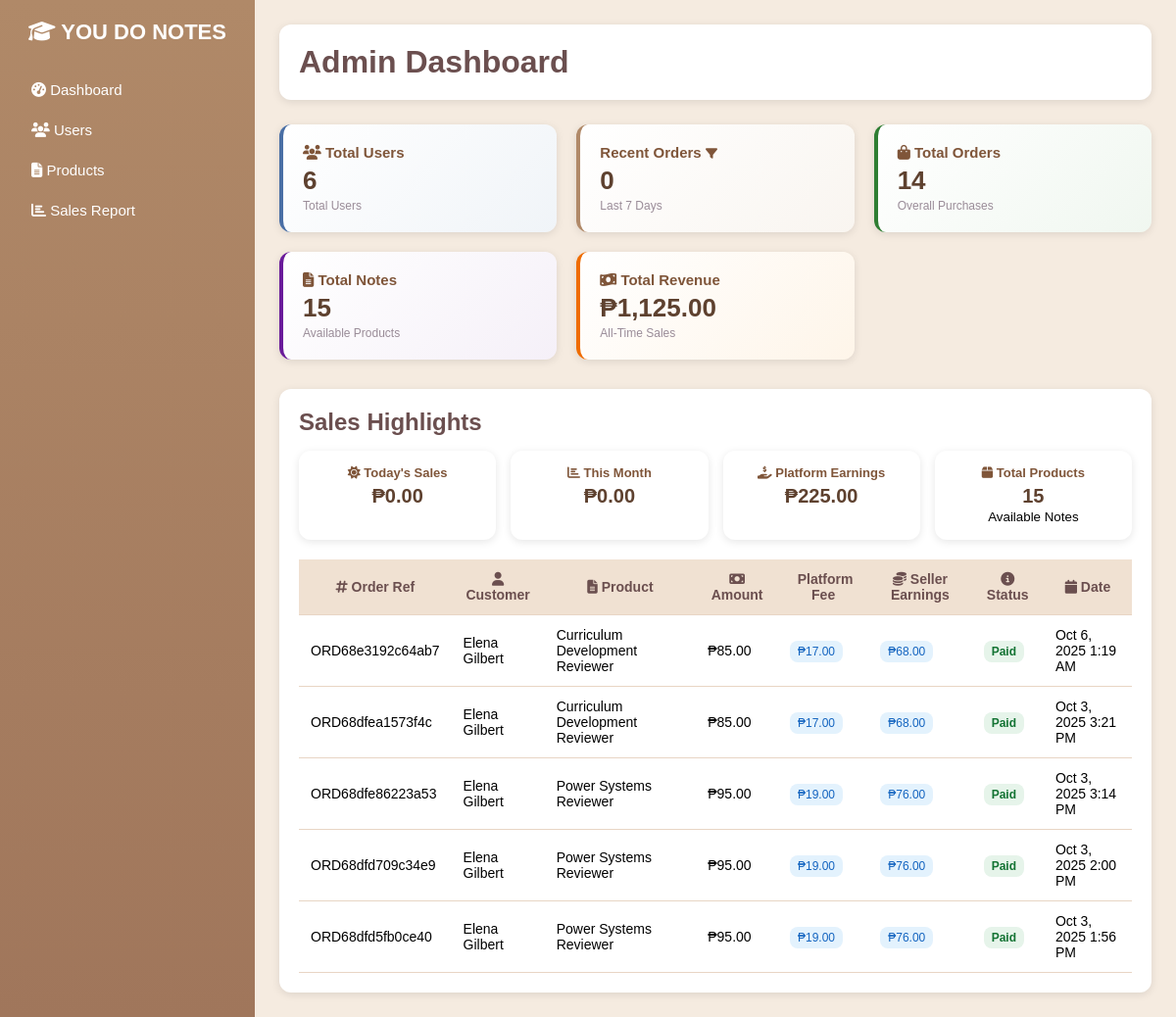
The page /admin_dashboard.php on the database as committed earlier.
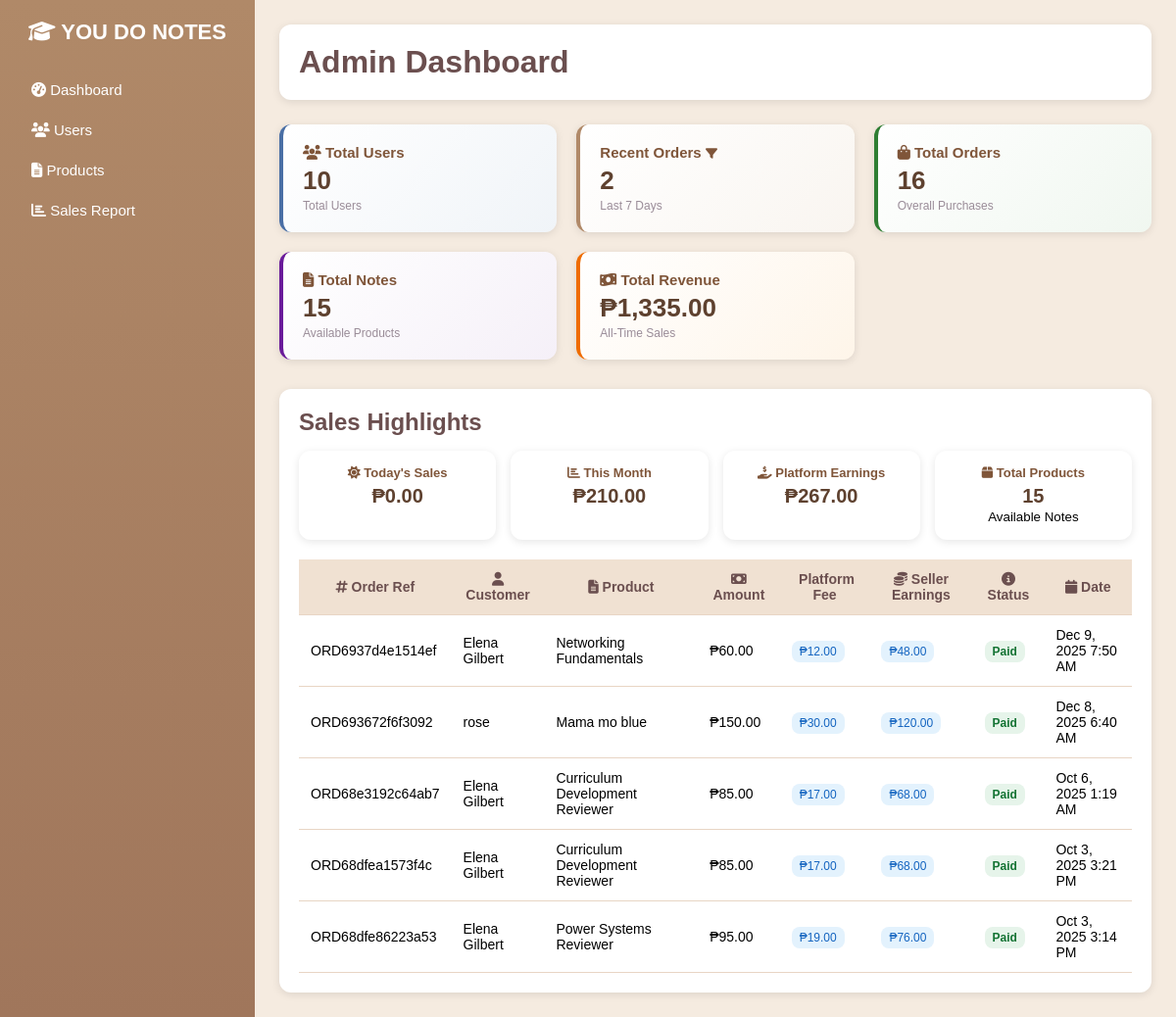
The same page on the database as committed later.
### tables this page shows
CREATE TABLE `orders` (
  `id` int(11) NOT NULL,
  `user_id` int(11) DEFAULT NULL,
  `product_id` int(11) DEFAULT NULL,
  `status` varchar(50) DEFAULT NULL,
  `created_at` timestamp NULL DEFAULT current_timestamp(),
  `quantity` int(11) DEFAULT 1,
  `total_amount` decimal(10,2) DEFAULT NULL,
  `payment_method` varchar(50) DEFAULT NULL,
  `payment_status` varchar(20) DEFAULT 'Pending',
  `gcash_number` varchar(20) DEFAULT NULL,
  `seller_id` int(11) DEFAULT NULL,
  `platform_commission` decimal(10,2) DEFAULT NULL,
  `seller_earnings` decimal(10,2) DEFAULT NULL,
  `order_ref` varchar(100) DEFAULT NULL
);

CREATE TABLE `users` (
  `id` int(11) NOT NULL,
  `name` varchar(100) DEFAULT NULL,
  `email` varchar(100) DEFAULT NULL,
  `password` varchar(255) DEFAULT NULL,
  `address` varchar(255) DEFAULT NULL,
  `contact` varchar(20) DEFAULT NULL,
  `role` enum('admin','user') NOT NULL DEFAULT 'user',
  `pin` varchar(20) NOT NULL,
  `gcash_number` int(20) DEFAULT NULL,
  `paymaya_number` int(20) DEFAULT NULL,
  `payment_method` enum('GCash','PayMaya') DEFAULT 'GCash',
  `balance` decimal(10,2) DEFAULT 0.00,
  `loyalty_points` int(11) DEFAULT 0,
  `total_spent` decimal(10,2) DEFAULT 0.00,
  `member_tier` enum('Bronze','Silver','Gold','Platinum') DEFAULT 'Bronze'
);

CREATE TABLE `products` (
  `id` int(11) NOT NULL,
  `title` varchar(100) DEFAULT NULL,
  `description` text DEFAULT NULL,
  `price` decimal(10,2) DEFAULT NULL,
  `seller_email` varchar(255) NOT NULL,
  `course` varchar(100) NOT NULL,
  `file_path` varchar(255) DEFAULT NULL,
  `note_link` varchar(500) DEFAULT NULL,
  `status` varchar(20) DEFAULT 'pending'
);

### admin_dashboard.php (the view, shortened to what the changed rows need)
<?php
include("config.php");
$time_filter = $_GET['filter'] ?? null;
$selected_month = $_GET['month'] ?? null;
$selected_year = $_GET['year'] ?? null;
$filter_condition = "";
if ($time_filter == "weekly") {
    $filter_condition = "AND created_at >= DATE_SUB(NOW(), INTERVAL 7 DAY)";
}
elseif ($time_filter == "monthly" && $selected_month) {
    $filter_condition = "
        AND MONTH(created_at) = '$selected_month'
        AND YEAR(created_at) = YEAR(CURDATE())
    ";
}
elseif ($time_filter == "yearly" && $selected_year && $selected_month) {
    $filter_condition = "
        AND YEAR(created_at) = '$selected_year'
        AND MONTH(created_at) = '$selected_month'
    ";
}
else {
    $filter_condition = "";
}
$total_users = 0;
$user_query = "SELECT COUNT(*) as total_users FROM users WHERE role = 'user'";
$user_result = mysqli_query($conn, $user_query);
if ($user_result) $total_users = mysqli_fetch_assoc($user_result)['total_users'];
$recent_orders = 0;
$recent_query = "SELECT COUNT(*) as recent_orders FROM orders WHERE created_at >= DATE_SUB(NOW(), INTERVAL 7 DAY)";
$recent_result = mysqli_query($conn, $recent_query);
if ($recent_result) $recent_orders = mysqli_fetch_assoc($recent_result)['recent_orders'];
$filter_orders = 0;
$filter_query = "SELECT COUNT(*) as filter_orders FROM orders WHERE 1 $filter_condition";
$filter_result = mysqli_query($conn, $filter_query);
if ($filter_result) $filter_orders = mysqli_fetch_assoc($filter_result)['filter_orders'];
$total_orders = 0;
$order_query = "SELECT COUNT(*) as total_orders FROM orders";
$order_result = mysqli_query($conn, $order_query);
if ($order_result) $total_orders = mysqli_fetch_assoc($order_result)['total_orders'];
$filter_revenue = 0;
$filter_revenue_query = "SELECT COALESCE(SUM(total_amount), 0) as filter_revenue FROM orders WHERE payment_status = 'Paid' $filter_condition";
$filter_revenue_result = mysqli_query($conn, $filter_revenue_query);
if ($filter_revenue_result) $filter_revenue = mysqli_fetch_assoc($filter_revenue_result)['filter_revenue'];
$total_revenue = 0;
$revenue_query = "SELECT COALESCE(SUM(total_amount), 0) as total_revenue FROM orders WHERE payment_status = 'Paid'";
$revenue_result = mysqli_query($conn, $revenue_query);
if ($revenue_result) $total_revenue = mysqli_fetch_assoc($revenue_result)['total_revenue'];
$month_sales_query = "SELECT COALESCE(SUM(total_amount), 0) as month_sales FROM orders WHERE MONTH(created_at) = MONTH(CURDATE()) AND YEAR(created_at) = YEAR(CURDATE()) AND payment_status = 'Paid'";
$month_sales_result = mysqli_query($conn, $month_sales_query);
$month_sales = $month_sales_result ? mysqli_fetch_assoc($month_sales_result)['month_sales'] : 0;
$platform_earnings_query = "SELECT COALESCE(SUM(platform_commission), 0) as platform_earnings FROM orders WHERE payment_status = 'Paid' $filter_condition";
$platform_earnings_result = mysqli_query($conn, $platform_earnings_query);
$platform_earnings = $platform_earnings_result ? mysqli_fetch_assoc($platform_earnings_result)['platform_earnings'] : 0;
if ($time_filter == "weekly") {
    $card_title = "Weekly Orders";
    $card_subtext = "Last 7 Days";
} elseif ($time_filter == "monthly" && $selected_month) {
    $month_name = date("F", mktime(0, 0, 0, $selected_month, 1));
    $card_title = "Monthly Orders";
    $card_subtext = "$month_name " . date("Y");
} elseif ($time_filter == "yearly" && $selected_year && $selected_month) {
    $month_name = date("F", mktime(0, 0, 0, $selected_month, 1));
    $card_title = "Yearly Orders";
    $card_subtext = "$month_name $selected_year";
} else {
    $card_title = "Recent Orders";
    $card_subtext = "Last 7 Days";
}
$orders_query = "
    SELECT o.id, o.order_ref, u.name as user_name, p.title as product_title,
           o.total_amount, o.created_at, o.payment_status, o.platform_commission, o.seller_earnings
    FROM orders o
    JOIN users u ON o.user_id = u.id
    JOIN products p ON o.product_id = p.id
    WHERE 1 $filter_condition
    ORDER BY o.created_at DESC
    LIMIT 5
";
$orders_result = mysqli_query($conn, $orders_query);
$orders_list = ($orders_result) ? mysqli_fetch_all($orders_result, MYSQLI_ASSOC) : [];
?>
<!DOCTYPE html>
<html lang="en">
<head>
<link rel="stylesheet" href="https://cdnjs.cloudflare.com/ajax/libs/font-awesome/6.4.0/css/all.min.css">
</head>
<body>
<div class="dashboard">
    <div class="sidebar">
        <h2><i class="fas fa-graduation-cap"></i> YOU DO NOTES</h2>
    </div>
    <div class="main-content">
        <div class="dashboard-header">
            <h1>Admin Dashboard</h1>
        </div>
        <div class="cards">
            <div class="card users-card" onclick="window.location.href='manage_users.php'">
                <h3><i class="fas fa-users"></i> Total Users</h3>
                <p><?php echo $total_users; ?></p>
                <div class="subtext">Total Users</div>
            </div>
            <div class="card filter-card <?php echo $time_filter ? 'filter-active' : ''; ?>" onclick="toggleFilterMenu(event)" style="position:relative;">
                <h3><?php echo $card_title; ?> <i class="fas fa-filter" style="font-size:12px;"></i></h3>
                <p><?php echo $time_filter ? $filter_orders : $recent_orders; ?></p>
                <div class="subtext"><?php echo $card_subtext; ?></div>
            </div>
            <div class="card orders-card" onclick="window.location.href='sales_report.php'">
                <h3><i class="fas fa-shopping-bag"></i> Total Orders</h3>
                <p><?php echo $total_orders; ?></p>
                <div class="subtext">Overall Purchases</div>
            </div>
            <div class="card revenue-card" onclick="window.location.href='sales_report.php'">
    <h3><i class="fas fa-money-bill-wave"></i> <?php echo $time_filter ? 'Filtered Revenue' : 'Total Revenue'; ?></h3>
    <p>₱<?php echo number_format($time_filter ? $filter_revenue : $total_revenue, 2); ?></p>
    <div class="subtext">All-Time Sales</div>
</div>
        </div>
        <div class="sales-overview">
            <h2>Sales Highlights</h2>
            <div class="small-cards">
                <div class="small-card">
                    <h3><i class="fas fa-chart-bar"></i> This Month</h3>
                    <p>₱<?php echo number_format($month_sales, 2); ?></p>
                </div>
                <div class="small-card">
                    <h3><i class="fas fa-hand-holding-usd"></i> Platform Earnings</h3>
                    <p>₱<?php echo number_format($platform_earnings, 2); ?></p>
                </div>
            </div>
            <table>
                <thead>
                    <tr>
                        <th><i class="fas fa-hashtag"></i> Order Ref</th>
                        <th><i class="fas fa-user"></i> Customer</th>
                        <th><i class="fas fa-file-alt"></i> Product</th>
                        <th><i class="fas fa-money-bill"></i> Amount</th>
                        <th><i class="fas fa-fee"></i> Platform Fee</th>
                        <th><i class="fas fa-coins"></i> Seller Earnings</th>
                        <th><i class="fas fa-info-circle"></i> Status</th>
                        <th><i class="fas fa-calendar"></i> Date</th>
                    </tr>
                </thead>
                <tbody>
                    <?php if (empty($orders_list)): ?>
                        <tr>
                            <td colspan="8" style="text-align:center; padding: 30px; color:#8d7664;">
                                <i class="fas fa-inbox" style="font-size:40px; margin-bottom:10px; color:#c9b8a8;"></i><br>
                                No orders found
                            </td>
                        </tr>
                    <?php else: ?>
                        <?php foreach ($orders_list as $order): ?>
                        <tr>
                            <td><?php echo $order['order_ref']; ?></td>
                            <td><?php echo $order['user_name']; ?></td>
                            <td><?php echo $order['product_title']; ?></td>
                            <td>₱<?php echo number_format($order['total_amount'], 2); ?></td>
                            <td><span class="earnings-badge">
                                ₱<?php echo number_format($order['platform_commission'], 2); ?>
                            </span></td>
                            <td><span class="earnings-badge">
                                ₱<?php echo number_format($order['seller_earnings'], 2); ?>
                            </span></td>
                            <td>
                                <span class="status <?php echo $order['payment_status'] == 'Paid' ? 'status-paid' : 'status-pending'; ?>">
                                    <?php echo $order['payment_status']; ?>
                                </span>
                            </td>
                            <td><?php echo date("M j, Y g:i A", strtotime($order['created_at'])); ?></td>
                        </tr>
                        <?php endforeach; ?>
                    <?php endif; ?>
                </tbody>
            </table>
        </div>
    </div>
</div>
</body>
</html>

Rows that differ between the two databases and show on the page:
no longer on this page (row unchanged): orders: order_ref "ORD68dfd709c34e9", user.name "Elena Gilbert", product.title "Power Systems Reviewer", total_amount "95.00", platform_commission "19.00", seller_earnings "76.00", payment_status "Paid", created_at "Oct 3, 2025 2:00 PM"
no longer on this page (row unchanged): orders: order_ref "ORD68dfd5fb0ce40", user.name "Elena Gilbert", product.title "Power Systems Reviewer", total_amount "95.00", platform_commission "19.00", seller_earnings "76.00", payment_status "Paid", created_at "Oct 3, 2025 1:56 PM"
added orders: order_ref "ORD6937d4e1514ef", user.name "Elena Gilbert", product.title "Networking Fundamentals", total_amount "60.00", platform_commission "12.00", seller_earnings "48.00", payment_status "Paid", created_at "Dec 9, 2025 7:50 AM"
added orders: order_ref "ORD693672f6f3092", user.name "rose", product.title "Mama mo blue", total_amount "150.00", platform_commission "30.00", seller_earnings "120.00", payment_status "Paid", created_at "Dec 8, 2025 6:40 AM"
Other text that changed with them:
$total_users: "6" → "10"
$recent_orders: "0" → "2"
$total_orders: "14" → "16"
$time_filter ? $filter_revenue : $total_revenue: "1,125.00" → "1,335.00"
$month_sales: "0.00" → "210.00"
$platform_earnings: "225.00" → "267.00"
